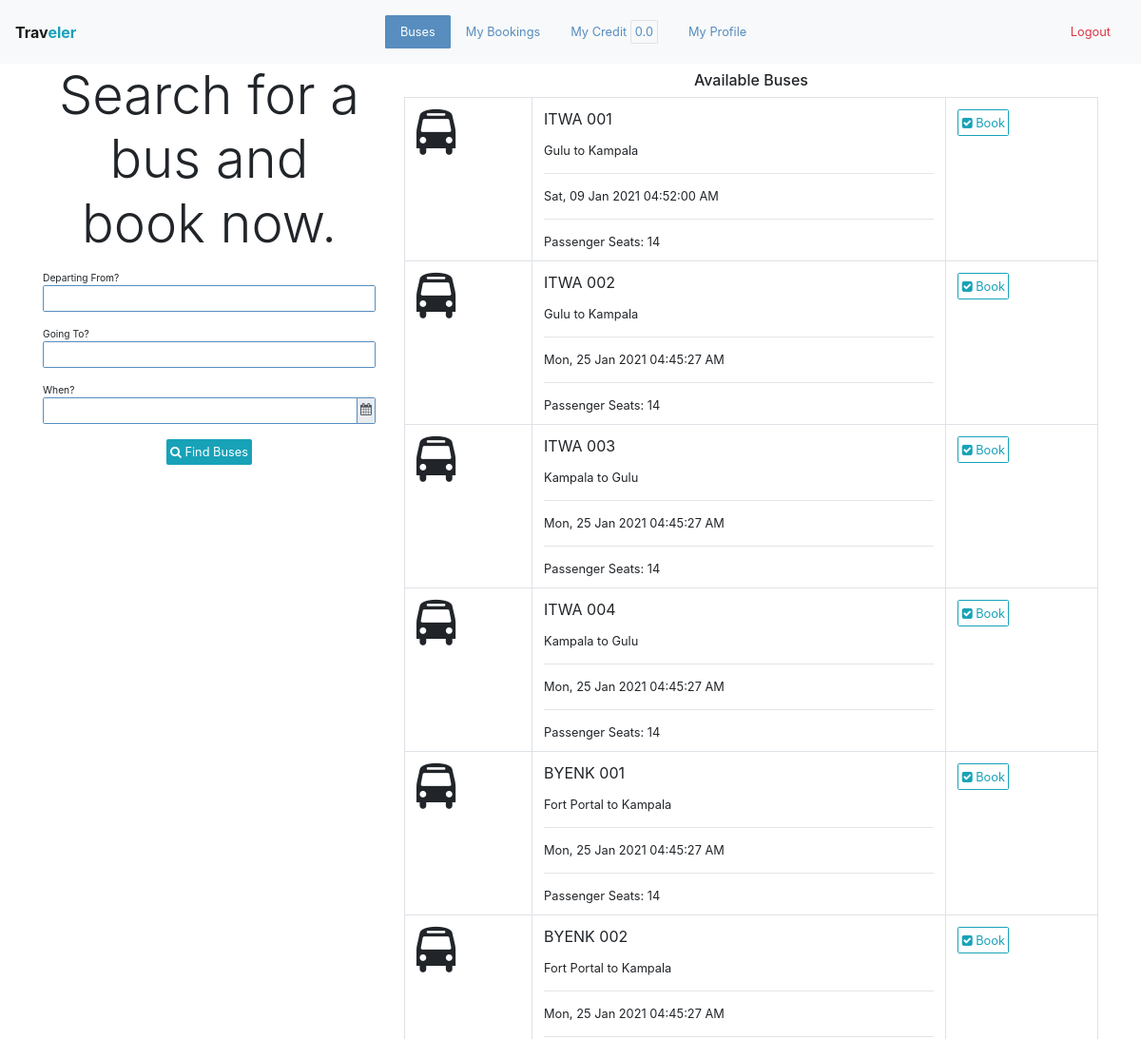
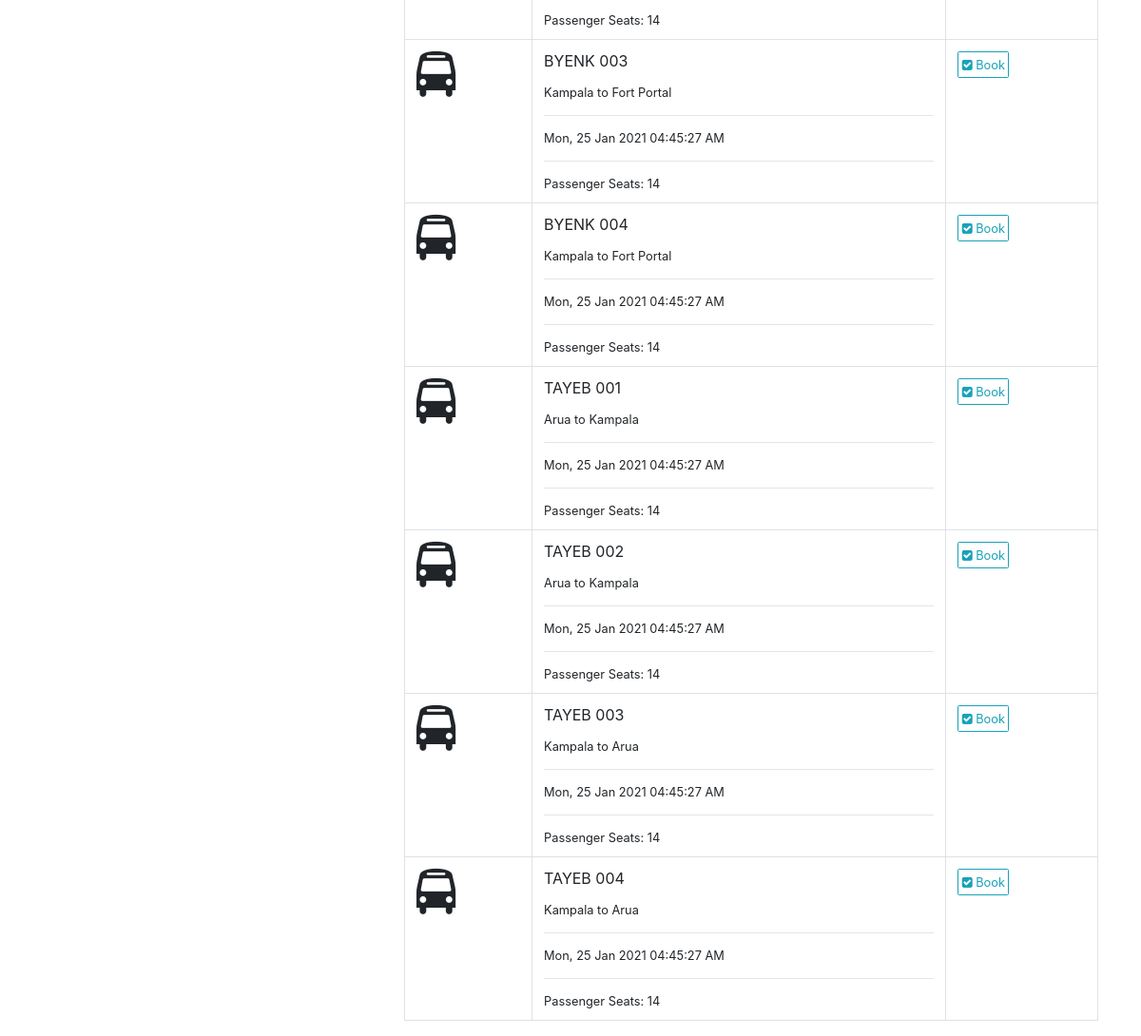
The page /bus/search (signed in) on the database its author committed (2 pictures, top to bottom).
### app/models/models.py (models this page shows, shortened)
class Profile(db.Model):
    id = db.Column(db.Integer, primary_key=True)
    first_name = db.Column(db.String(64))
    last_name = db.Column(db.String(64))
    email = db.Column(db.String(64), unique=True)
    telephone = db.Column(db.String(16))
    email_valid = db.Column(db.Boolean, default=False)
    telephone_valid = db.Column(db.Boolean, default=False)
    credit = db.Column(db.Float, default=0.0)
    is_admin = db.Column(db.Boolean())
    is_manager = db.Column(db.Boolean())
    is_cashier = db.Column(db.Boolean())
    is_passenger = db.Column(db.Boolean())
    branch_id = db.Column(db.Integer, db.ForeignKey("branch.id"))
    user_id = db.Column(db.Integer, db.ForeignKey("user.id", ondelete="CASCADE"))

class Bus(db.Model):
    id = db.Column(db.Integer, primary_key=True)
    number = db.Column(db.String(16))
    columns = db.Column(db.Integer)
    rows = db.Column(db.Integer)
    broadcast = db.Column(db.Boolean)
    departure_time = db.Column(db.DateTime)
    schedule_cancelled_reason = db.Column(db.String(1024))
    booking_deadline = db.Column(db.DateTime)
    free_bus_time = db.Column(db.DateTime)
    branch_id = db.Column(db.Integer, db.ForeignKey("branch.id"))
    company_id = db.Column(db.Integer, db.ForeignKey("company.id"))
    status_id = db.Column(db.Integer, db.ForeignKey("status.id"))
    journey_id = db.Column(db.Integer, db.ForeignKey("journey.id"))
    grids = db.relationship("Grid", backref="bus", cascade="delete")
    bookings = db.relationship("Booking", backref="bus")
    def seats(self):
        return list(filter(lambda grid:grid.grid_type==1, self.grids))

class Journey(db.Model):
    id = db.Column(db.Integer, primary_key=True)
    from_ = db.Column(db.String(64))
    to = db.Column(db.String(64))
    distance = db.Column(db.Float)
    duration = db.Column(db.Float)
    branch_id = db.Column(db.Integer, db.ForeignKey("branch.id"))
    buses = db.relationship("Bus", backref="journey")
    pickups = db.relationship("Pickup", backref="journey")
    pricings = db.relationship("Pricing", backref="journey")
    def __str__(self):
        return f"{self.from_} to {self.to}"

### app/WEB/views/bus.py (the view)
@bus_bp.route("/search", methods=["GET"])
def search_buses():
	search_buses_form = SearchBusesForm(request.args)
	from_ = None
	to = None
	departure_time = None
	if search_buses_form.validate():
		data = search_buses_form.data
		from_ = data.get("from_")
		to = data.get("to")
		departure_time = data.get("departure_time")
	buses = find_buses(from_=from_, to=to, departure_time=departure_time)
	if departure_time:
		search_buses_form.departure_time.data = departure_time.strftime(app.config.get("TIME_FORMAT"))
	template = "index/search-buses-results.html"
	if current_user.is_authenticated:
		template = "bus/passenger-buses.html"
	return render_template(template, buses=buses, search_buses_form=search_buses_form)

### app/WEB/forms/bus.py (shortened to what this page needs)
class SearchBusesForm(FlaskForm):
	UTC_offset = StringField(widget=HiddenInput())
	from_ = StringField("Departing From?", validators=[])
	to = StringField("Going To?", validators=[])
	departure_time = StringField("When?", validators=[])
	submit = SubmitField('Find Bus')
	def __init__(self, *args, **kwargs):
		super().__init__(*args, **kwargs)
		self.datetime_format = app.config.get("TIME_FORMAT")
	def validate_departure_time(form, field):
		departure_time = field.data

### app/WEB/context_processors.py (called while the page is built)
@app.context_processor
def application():
	return  {
		"HOST": app.config.get("HOST_ADDRESS")
	}

@app.context_processor
def company():
	context = dict()
	if current_user.is_authenticated:
		context["profile"] = current_user.profile
		branch = current_user.profile.branch
		if branch:
			context["branch"] = branch
			context["company"] = branch.company
	return context

### app/WEB/template_filters.py (called while the page is built)
def datetimeformat(value, format='%H:%M / %d-%m-%Y'):
	if isinstance(value, datetime):
		return value.strftime(format)

### app/helpers/datetimes.py (called while the page is built)
def now():
	return datetime.datetime.now().astimezone(timezone)

### app/setup.py (called while the page is built)
@login_manager.user_loader
def load_user(user_id):
	return User.query.get(user_id)

### app/utils.py (called while the page is built, shortened)
def find_buses(from_=None, to=None, departure_time=None, company_id=None):
	journeys_query = Journey.query
	if from_:
	    journeys_query = journeys_query.filter(Journey.from_==from_)
	if to:
	    journeys_query = journeys_query.filter(Journey.to==to)
	journeys = journeys_query.all()
	buses_query = Bus.query.filter(Bus.journey_id.in_([journey.id for journey in journeys]), Bus.booking_deadline > now())
	if company_id:
	    buses_query = buses_query.filter_by(company_id=company_id)
	return buses_query.all()

### app/templates/bus/passenger-buses.html
{% extends 'index/passenger-base.html' %}
{% block buses_active %}active{% endblock %}
{% block content %}
	<div class="container">
		<div class="row">
			<div class="col-md-4">
				{% include 'index/search-buses-form.html' %}
			</div>
			<div class="col-md-8">
				{% include 'index/available-buses.html' %}
			</div>
		</div>
	</div>
{% endblock %}

### app/templates/index/passenger-base.html (shortened to what this page needs)
{% extends 'base.html' %}
{% block body %}
	<body>
		<nav class="navbar navbar-expand-lg navbar-light bg-light d-flex">
			<strong class="navbar-brand flex-fill">Trav<span class="text-info">eler</span></strong>
			<div class="collapse navbar-collapse" id="navbarText">
					<ul class="nav nav-pills mr-auto">
						<li class="nav-item active">
							<a class="nav-link {% block buses_active %}{% endblock %}" href="{{ url_for('bus.search_buses') }}">Buses</a>
						</li>
						<li class="nav-item">
							<a class="nav-link {% block bookings_active %}{% endblock %}" href="{{ url_for('booking.get_passenger_bookings') }}">My Bookings</a>
						</li>
						<li class="nav-item">
							<a class="nav-link {% block credit_active %}{% endblock %}" href="{{url_for('profile.get_profile_credit')}}">My Credit <span class="p-1 border rounded badge-white">{{profile.credit}}</span></a>
						</li>
						<li class="nav-item">
							<a class="nav-link {% block profile_active %}{% endblock %}" href="{{ url_for('profile.update_profile') }}">My Profile</a>
						</li>
					</ul>
					<span class="navbar-text">
						<a class="nav-link text-danger" href="{{ url_for('index.logout') }}">Logout</a>
				    </span>
			</div>
		</nav>
		{% block content %}
		{% endblock %}
	</body>
{% endblock %}

### app/templates/index/available-buses.html
<h5 class="p-2 m-0 text-center">Available Buses</h5>
<table class="table table-responsive-sm border">
    <tbody>
        {% for bus in buses %}
            <tr>
                <td>
                	<span class="fa fa-bus fa-3x"></span>
                </td>
                <td class="border m-auto">
                    <p>{{bus.number}}</p>
                    <small>{{bus.journey}}</small>
                    <hr>
                    <small>{{bus.departure_time|datetimeformat('%a, %d %b %Y %r')}}</small>
                    <hr>
                    <small>Passenger Seats: {{bus.seats()|length}} </small>
                </td>
                <td><a href="{{url_for('bus.get_passenger_bus', bus_id=bus.id)}}" class='btn btn-outline-info'><span class="fa fa-check-square"></span> Book</a></td>
            </tr>
        {% else %}
            <div class="container" align="center">
                <p class="display-5 text-muted p-2">No Buses Available!</p>
            </div>
        {% endfor %}
    </tbody>
</table>

### rows shown on the page
Profile: credit "0.0"
Bus: number "ITWA 001", journey "Gulu to Kampala", departure_time "Sat, 09 Jan 2021 04:52:00 AM", seats|length "14"
Bus: number "ITWA 002", journey "Gulu to Kampala", departure_time "Mon, 25 Jan 2021 04:45:27 AM", seats|length "14"
Bus: number "ITWA 003", journey "Kampala to Gulu", departure_time "Mon, 25 Jan 2021 04:45:27 AM", seats|length "14"
Bus: number "ITWA 004", journey "Kampala to Gulu", departure_time "Mon, 25 Jan 2021 04:45:27 AM", seats|length "14"
Bus: number "BYENK 001", journey "Fort Portal to Kampala", departure_time "Mon, 25 Jan 2021 04:45:27 AM", seats|length "14"
Bus: number "BYENK 002", journey "Fort Portal to Kampala", departure_time "Mon, 25 Jan 2021 04:45:27 AM", seats|length "14"
Bus: number "BYENK 003", journey "Kampala to Fort Portal", departure_time "Mon, 25 Jan 2021 04:45:27 AM", seats|length "14"
Bus: number "BYENK 004", journey "Kampala to Fort Portal", departure_time "Mon, 25 Jan 2021 04:45:27 AM", seats|length "14"
Bus: number "TAYEB 001", journey "Arua to Kampala", departure_time "Mon, 25 Jan 2021 04:45:27 AM", seats|length "14"
Bus: number "TAYEB 002", journey "Arua to Kampala", departure_time "Mon, 25 Jan 2021 04:45:27 AM", seats|length "14"
Bus: number "TAYEB 003", journey "Kampala to Arua", departure_time "Mon, 25 Jan 2021 04:45:27 AM", seats|length "14"
Bus: number "TAYEB 004", journey "Kampala to Arua", departure_time "Mon, 25 Jan 2021 04:45:27 AM", seats|length "14"

### other values the page prints
{{ field.label.text }} "Departing From? Going To?"
{{ field.label.text }} "When?"
